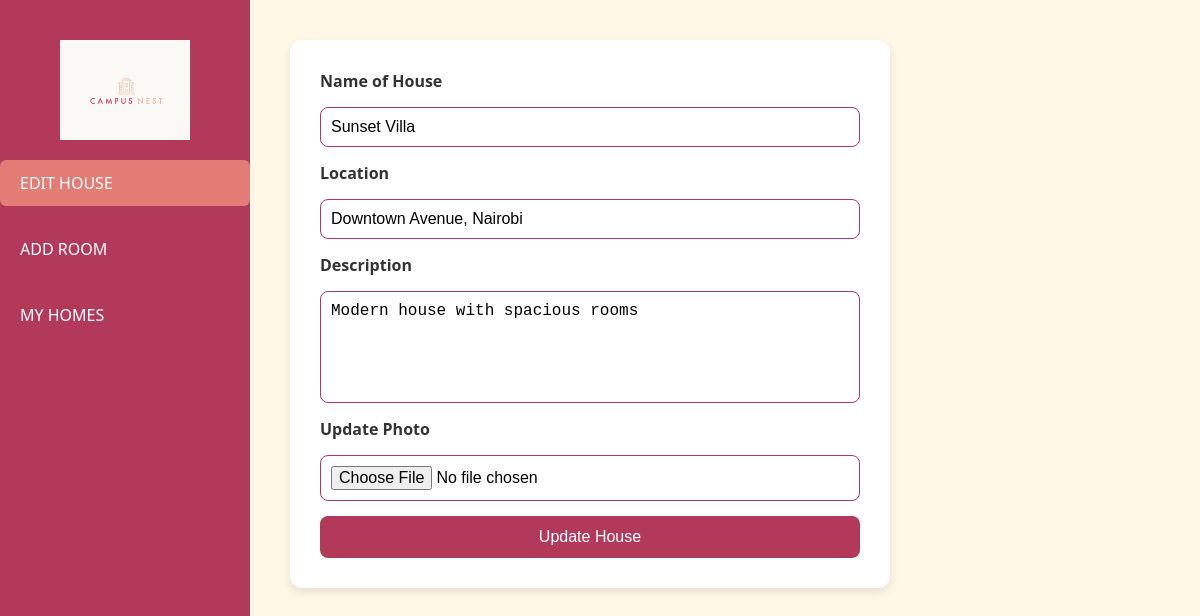
/Desktop27/EditHouse.php?houseid=101 (signed in), run on the app's committed database.
### tables this page shows
create table House(  
    HouseID int,
    HouseLocation varchar(60),
    HouseName varchar(30),
    HouseDescription varchar(100),
    HousePhoto varchar(2000),
    LandLordID int
);

### Desktop27/EditHouse.php (the view, shortened to what this page needs)
<?php
require ('../connection.php');
if ($_SERVER['REQUEST_METHOD'] === 'GET' && isset($_GET['houseid'])) {
    $houseID = intval($_GET['houseid']);
    $result = mysqli_query($conn, "SELECT * FROM house WHERE houseid = $houseID");
    $house = mysqli_fetch_assoc($result);
}
?>
<!DOCTYPE html>
<html lang="en">
<head>
</head>
<body>
<div class="page-wrapper">
    <div class="sidebar">
        <div class="logo-container">
            <img src="../Desktop25/images/Campusnestlogo.jpg" alt="Logo">
        </div>
        <ul>
            <li class="active"><a href="#">EDIT HOUSE</a></li>
            <li><a href="../Desktop28/addroom.php?houseid=<?php echo $house['houseid']; ?>">ADD ROOM</a></li>
            <li><a href="../Desktop26/Desktop26.php">MY HOMES</a></li>
        </ul>
    </div>
    <div class="container">
        <form action="EditHouse.php" method="POST" enctype="multipart/form-data">
            <label>Name of House</label>
            <input type="text" name="name" value="<?php echo htmlspecialchars($house['HouseName']); ?>" required>
            <label>Location</label>
            <input type="text" name="location" value="<?php echo htmlspecialchars($house['HouseLocation']); ?>" required>
            <label>Description</label>
            <textarea name="description" rows="5"><?php echo htmlspecialchars($house['HouseDescription']); ?></textarea>
            <label>Update Photo</label>
            <input type="file" name="photo">
            <button type="submit">Update House</button>
        </form>
    </div>
</div>
</body>
</html>

### Desktop27/EditHouse.php (style rules this page uses)
* { margin: 0; padding: 0; box-sizing: border-box; }
body { font-family: "Segoe UI", sans-serif; background-color: #fff8e7; height: 100vh; display: flex; }
.page-wrapper { display: flex; width: 100%; }
.sidebar { width: 250px; background-color: #b3395b; padding: 20px 0; min-height: 100vh; }
.logo-container { width: 140px; height: 100px; margin: 20px auto 10px; }
.logo-container img { width: 100%; height: 100%; object-fit: contain; }
.sidebar ul { list-style: none; padding: 0; }
.sidebar ul li { margin: 20px 0; }
.sidebar ul li a { color: white; text-decoration: none; padding: 12px 20px; display: block; }
.sidebar ul li.active a, .sidebar ul li a:hover { background-color: #e37c74; border-radius: 6px; }
.container { flex: 1; padding: 40px; display: flex; flex-direction: column; gap: 20px; overflow-y: auto; }
form { background: white; padding: 30px; border-radius: 12px; box-shadow: 0 4px 10px rgba(0,0,0,0.1); max-width: 600px; display: flex; flex-direction: column; gap: 15px; }
label { color: #333; font-weight: bold; }
input[type="text"], textarea, input[type="file"] { padding: 10px; border: 1px solid #b3395b; border-radius: 8px; font-size: 16px; }
textarea { resize: none; }
button { padding: 12px; background-color: #b3395b; color: white; border: none; border-radius: 8px; font-size: 16px; cursor: pointer; transition: background-color 0.3s; }

### data on the page
house: name "Sunset Villa", location "Downtown Avenue, Nairobi", description "Modern house with spacious rooms"
